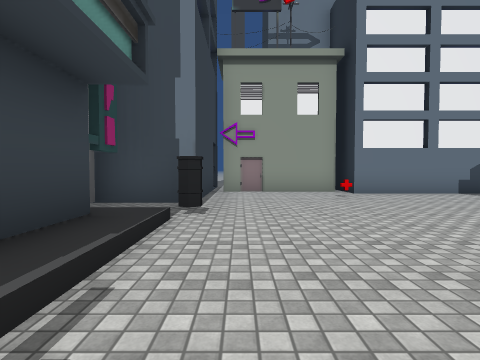
view 1 (above)

16 first-person views from a walk through a 3-D level made in the Unity game engine. The camera is 1.3 m above the floor, tilts 2° down and sees 80° across. The floor is counted in squares, 2 m on a side. Each view is taken from the middle of a square. On the plan, view 1 faces up. The plan holds only what a view shows up to about 9 squares ahead; the rest is blank. The place goes on beyond the plan. The player is left out. Some surface patterns are stand-ins.

view 2
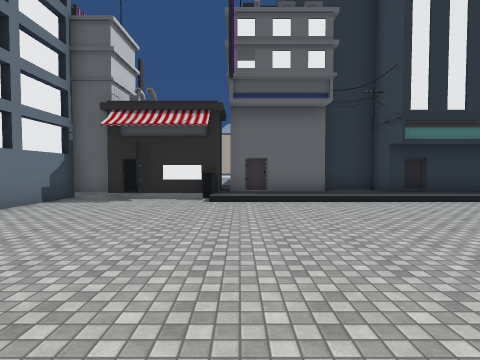

view 3
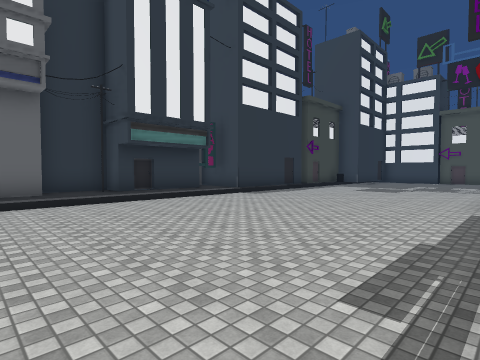

view 4
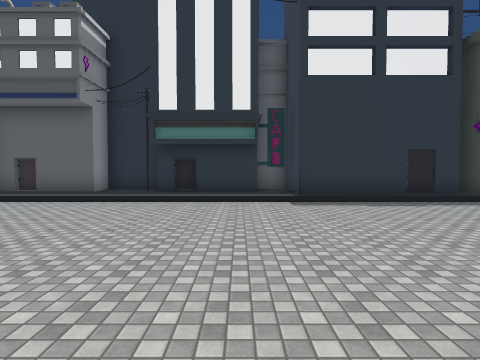

view 5
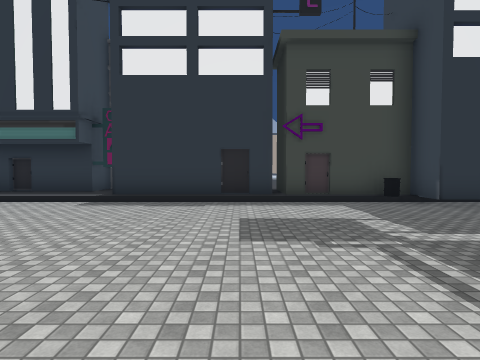

view 6
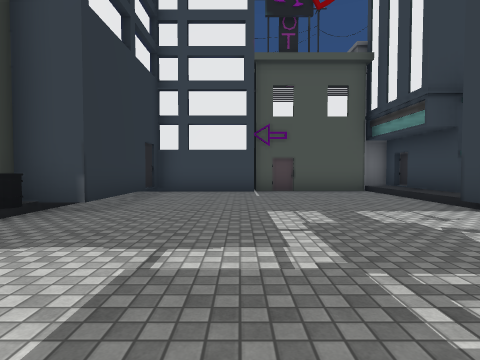

view 7
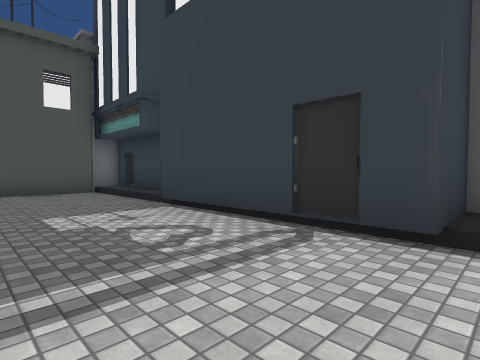

view 8
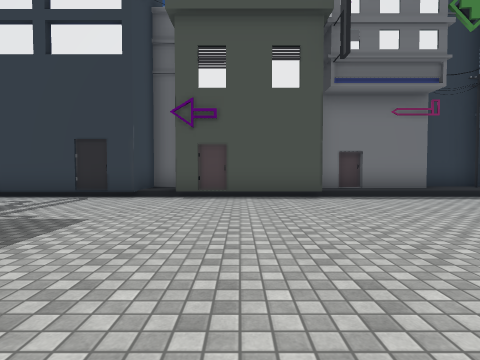

view 9
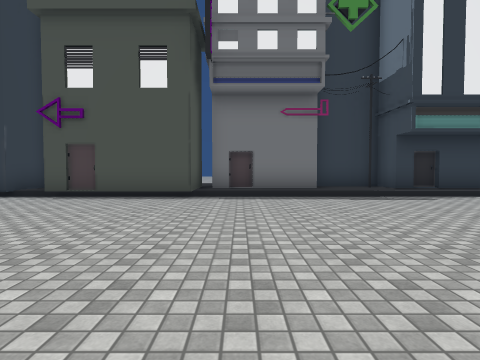

view 10
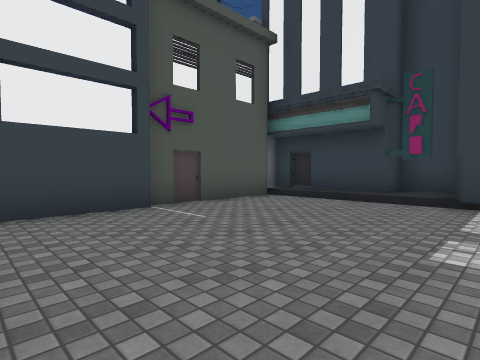

view 11
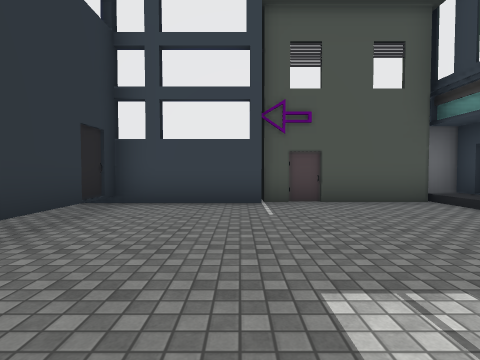

view 12
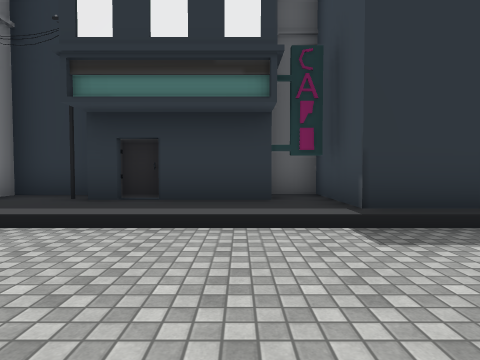

view 13
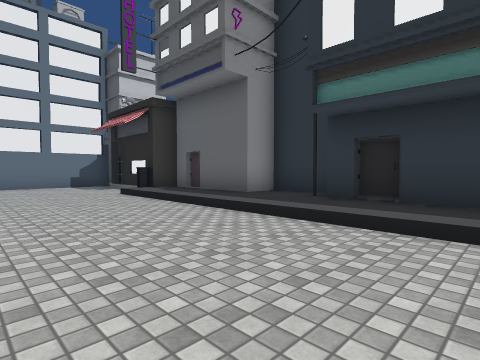

view 14
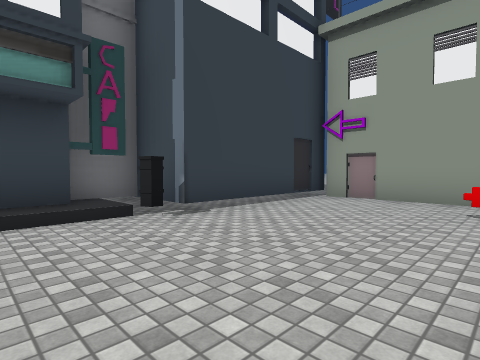

view 15
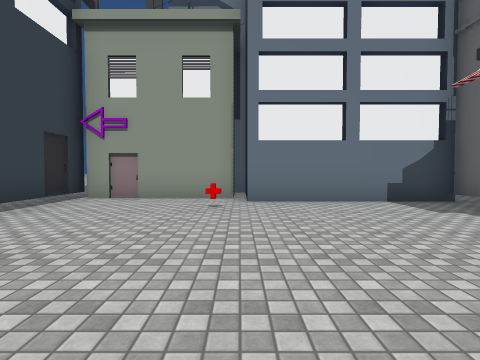

view 16
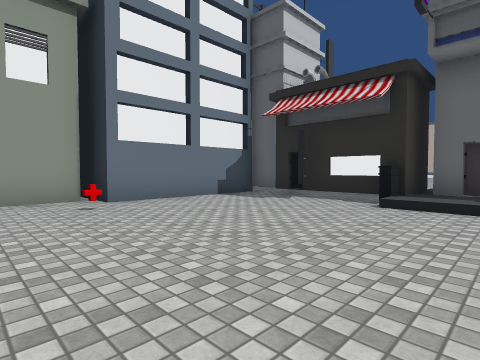

### Floor plan
Key: @ floor where view 1 was taken; # wall or solid block; . main floor; : floor 0.25 m higher than the main floor; / step, stairs or slope; O other object.
Columns run from 3 left of view 1 to 9 right of it. Each row starts with its distance up from view 1.
 10      #
  9   #O###
  8   O...#O#O##
  7   O...O....#
  6   #.......##
  5  ##.......O
  4  #O....../O##
  3  O/....../:O
  2  #/....../:#
  1  #/....../:##
  0 ##/@...../::#
 -1 #:/....../:##
 -2 ##/....../:#
 -3  #/....../:#
 -4  O/....../:##
 -5  ##....../:O#
 -6   #....../###
 -7   #....../#
 -8   O....../#
 -9 #:/....../#
-10 ##O....../##
-11   O....../O
-12   #....../#
-13  ##......O#
-14 ##/......##
-15 #O/......#
-16 ##/......#
-17  #/......#
-18  ####O#O##

Positions as (right, up) in squares from view 1, and headings:
1: (0, 0), facing up
2: (-1, 3), facing right
3: (-1, 2), facing down-right
4: (-1, -4), facing right
5: (-1, -9), facing right
6: (3, -9), facing down
7: (2, -9), facing down-left
8: (6, -7), facing left
9: (6, -4), facing left
10: (5, -13), facing down-left
11: (3, -12), facing down
12: (3, -4), facing right
13: (3, -4), facing up-right
14: (3, 2), facing up-left
15: (3, 2), facing up
16: (1, 2), facing up-right
